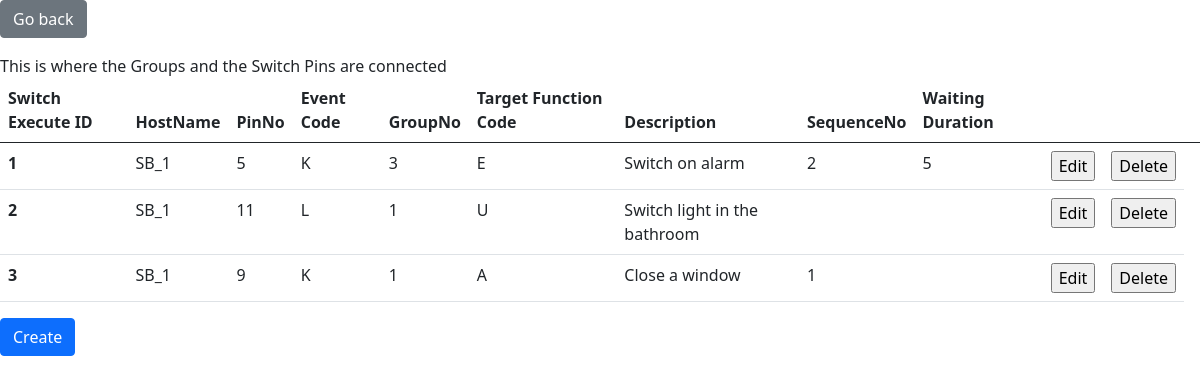
The app's page /switchExecute.php?HostName=SB_1 (signed in) with its own data.
### tables this page shows
CREATE TABLE `switchexecute` (
  `SwitchExecuteId` int NOT NULL AUTO_INCREMENT,
  `HostName` VARCHAR(16) DEFAULT NULL,
  `PinNo` int DEFAULT NULL,
  `EventCode` VARCHAR(1) NOT NULL,
  `GroupNo` int(11) DEFAULT NULL,
  `TargetFunctionCode` VARCHAR(1) NOT NULL,
  `Description` VARCHAR(50) NOT NULL,
  `SequenceNo` INT DEFAULT NULL,
  `WaitingDuration` INT DEFAULT NULL,
  PRIMARY KEY(`SwitchExecuteId`),
  CONSTRAINT `se_ibfk_1` FOREIGN KEY(`HostName`) REFERENCES `smartboxes` (`HostName`) ON UPDATE CASCADE ON DELETE CASCADE,
  CONSTRAINT `se_ibfk_2` FOREIGN KEY(`PinNo`) REFERENCES `pins` (`PinNo`) ON UPDATE CASCADE ON DELETE CASCADE,
  CONSTRAINT `se_ibfk_3` FOREIGN KEY(`EventCode`) REFERENCES `events` (`EventCode`) ON UPDATE CASCADE ON DELETE CASCADE,  
  CONSTRAINT `se_ibfk_4` FOREIGN KEY(`GroupNo`) REFERENCES `groups` (`GroupNo`) ON UPDATE CASCADE ON DELETE CASCADE
);

### switchExecute.php (the view, shortened to what this page needs)
<?php
    include_once "htmlHead.php";
    include_once "databaseConnect.php";
?>
    <body>
        <div class="">
            <form action="" method="post">
                <input type="submit" class="btn btn-secondary mb-3" value="Go back">
            </form>
        </div>
        <div>This is where the Groups and the Switch Pins are connected</div>
        <?php
            $sqlSelect = $connection->prepare("SELECT * from switchexecute WHERE HostName=?");
            $sqlSelect->bind_param("s", $_GET["HostName"]);
            $sqlSelect->execute();
            $result = $sqlSelect->get_result();
            if ($result) {
                ?>
                <table class="table">
                    <thead>
                        <tr>
                            <th scope="col">Switch Execute ID</th>
                            <th scope="col">HostName</th>
                            <th scope="col">PinNo</th>
                            <th scope="col">Event Code</th>
                            <th scope="col">GroupNo</th>
                            <th scope="col">Target Function Code</th>
                            <th scope="col">Description</th>
                            <th scope="col">SequenceNo</th>
                            <th scope="col">Waiting Duration</th>
                            <th scope="col"></th>
                            <th scope="col"></th>
                            <th scope="col"></th>
                        </tr>
                    </thead>
                    <tbody>
                        <?php
                        while ($row = $result->fetch_assoc()) {?>
                            <tr>
                                <th scope="row"><?= $row["SwitchExecuteId"] ?></th>
                                <td><?= $row["HostName"] ?></td>
                                <td><?= $row["PinNo"] ?></td>
                                <td><?= $row["EventCode"] ?></td>
                                <td><?= $row["GroupNo"] ?></td>
                                <td><?= $row["TargetFunctionCode"] ?></td>
                                <td><?= $row["Description"] ?></td>
                                <td><?= $row["SequenceNo"] ?></td>
                                <td><?= $row["WaitingDuration"] ?></td>
                                <?php if($_SESSION["userIsAdmin"]==1){?>
                                    <td>
                                        <form method="POST">
                                            <input type="submit" value="Edit">
                                        </form>
                                    </td>
                                    <td>
                                        <form method="POST">
                                            <input type="submit" value="Delete">
                                        </form>
                                    </td>
                                <?php }?>
                            </tr>
                        <?php }?>
                    </tbody>
                </table>
<?php
            }  else {
                print "Something went wrong selecting data";
            }
        ?>
    <form action="" method="post">
        <input type="submit" class="btn btn-primary" value="Create">
    </form>
    </body>
</html>

### records on screen
switchexecute: SwitchExecuteId "1", HostName "SB_1", PinNo "5", EventCode "K", GroupNo "3", TargetFunctionCode "E", Description "Switch on alarm", SequenceNo "2", WaitingDuration "5"
switchexecute: SwitchExecuteId "2", HostName "SB_1", PinNo "11", EventCode "L", GroupNo "1", TargetFunctionCode "U", Description "Switch light in the bathroom"
switchexecute: SwitchExecuteId "3", HostName "SB_1", PinNo "9", EventCode "K", GroupNo "1", TargetFunctionCode "A", Description "Close a window", SequenceNo "1"
